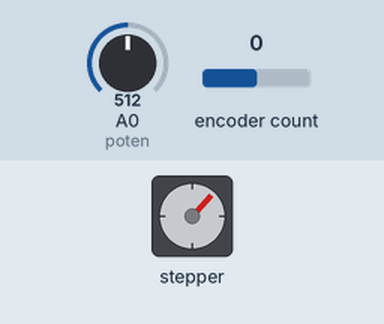
A sketch run on a simulated Arduino Uno, built with avr-gcc and run on an emulated ATmega328P. Shown: stepper motor. Wiring (inferred from the names in the program): stepper motor driver (200 steps per turn assumed): step pin 10; direction pin 9; enable pin 11. The test bench sets the inputs (shaded band); at power-on: A0 (poten) = 512, encoder count 0. What the sketch prints to the serial monitor is not drawn.

Above: at 1.2 s.
1.3 s: A0 (poten) set to 7
At 1.71 s:
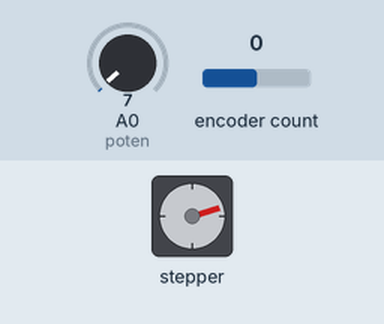
4.3 s: A0 (poten) set to 4
At 4.3 s:
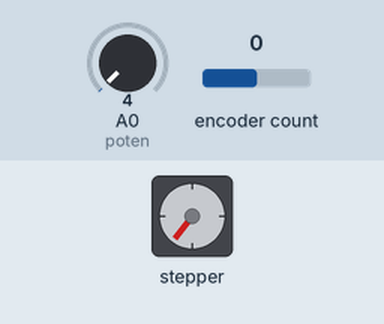
6.0 s: A0 (poten) set to 122
At 6.54 s:
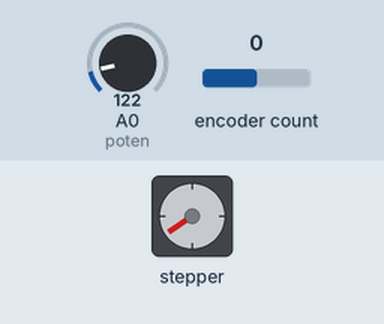
Timing chart, 0 to 15.0 s (numbered marks = the images above; inputs shaded):
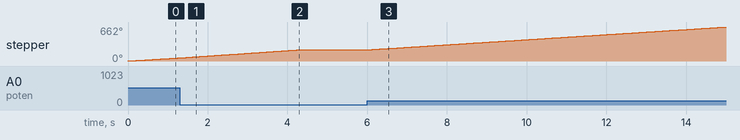

The sketch:

contron_servo101_last_ex_4.ino
```cpp
#include <Encoder.h>
Encoder myEnc(2,3);
long oldPosition = -999;
long newPosition;

#define dirPin 9
#define stepPin 10
#define enPin 11
#define poten A0

unsigned long time_prev = 0;
int speed_stepper =10000;
int setpoint = 0, error =0 ,encoder = 0;


void setup() {
  Serial.begin(9600);
  pinMode(dirPin,OUTPUT);
  pinMode(stepPin,OUTPUT);
  pinMode(enPin,OUTPUT);


}
void readEncoder(){
  newPosition = myEnc.read();
  if (newPosition != oldPosition){
    oldPosition = newPosition;
    encoder = float(newPosition)/8000*360;

  }
}
void step_drive_CW(){
  digitalWrite(dirPin,HIGH);
  digitalWrite(enPin,LOW);
  if(micros() >time_prev +speed_stepper) {
    digitalWrite(stepPin,HIGH);
    time_prev = micros();
  }
  digitalWrite(stepPin,LOW);
}
void step_drive_CCW(){
  digitalWrite(dirPin,LOW);
  digitalWrite(enPin,LOW);
  if(micros() >time_prev +speed_stepper) {
    digitalWrite(stepPin,HIGH);
    time_prev = micros();
  }
  digitalWrite(stepPin,LOW);

}
void loop(){
 setpoint = map(analogRead(poten),0,1023,0,360);
 readEncoder();
 error = setpoint- encoder;

 if (error > 1){
  step_drive_CW();

 }else if (error < 1){
  step_drive_CCW();

 }else{
  digitalWrite(enPin,LOW);
 }
 Serial.print("setpoint: ");
 Serial.print(setpoint);
 Serial.print("setpoint: ");
 Serial.print(encoder);
 Serial.print("setpoint: ");
 Serial.print(setpoint);

}
```

Measured:
- the behaviour switches between 6 and 5 on A0 (poten) (found by bisection; images 1 and 2)
- after the input at 4.3 s, stepper: stops changing and stays 217°
- after the input at 6.0 s, stepper: keeps turning clockwise at about 50°/s, starting at once
